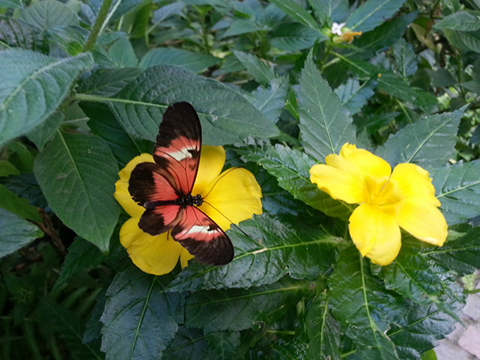
//> input picture openCv/source_saengneung_4.12.0/06장_예제/06장_1절/image/color_space.jpg, 480 x 360 px
$ ./conver_HSV   (built with g++ and OpenCV 4)
//> lines starting //> are read from the running program, lines starting //| are printed output that depends on the picture
//> further down, BGR_img is the input picture: 360 rows x 480 cols, CV_8UC3; mean B, G, R 63, 97.7, 76.2
#include <opencv2/opencv.hpp>
using namespace cv;
using namespace std;

void bgr2hsi(Mat img, Mat &hsv)
{
	hsv = Mat(img.size(), CV_32FC3);		//

	for (int i = 0; i < img.rows; i++) {
		for (int j = 0; j < img.cols; j++)
		{
			float B = img.at<Vec3b>(i, j)[0];
			float G = img.at<Vec3b>(i, j)[1];
			float R = img.at<Vec3b>(i, j)[2];

			float s = 1 - 3 * min(R, min(G, B)) / (R + B + G);
			float v = (R + G + B) / 3.0f;

			float tmp1 = ((R - G) + (R - B)) * 0.5f;
			float tmp2 = sqrt((R - G) * (R - B) + (G - B) * (G - B));
			float angle = (float)acos(tmp1 / tmp2) * (180.f / CV_PI);
			float h = (B <= G) ? angle : 360 - angle;

			hsv.at<Vec3f>(i, j) = Vec3f(h / 2, s * 255, v);
		}
	}
//> hsv: 360 rows x 480 cols, CV_32FC3; 0.01% of the values are NaN or infinite; the others: min 0, max 255, mean 78
	hsv.convertTo(hsv, CV_8U);
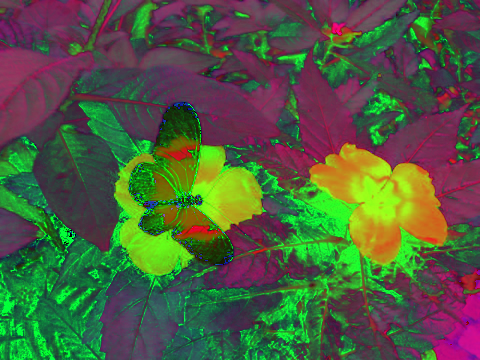
//> hsv: 360 rows x 480 cols, CV_8UC3; mean B, G, R 62.5, 92.5, 79
}

int main()
{
	Mat BGR_img = imread("../image/color_space.jpg", IMREAD_COLOR);
	CV_Assert(BGR_img.data);

	Mat HSI_img, HSV_img, hsi[3], hsv[3];

	bgr2hsi(BGR_img, HSI_img);
	cvtColor(BGR_img, HSV_img, COLOR_BGR2HSV);
//> HSV_img: 360 rows x 480 cols, CV_8UC3; mean H, S, V 62.4, 128.3, 102.5
	split(HSI_img, hsi);
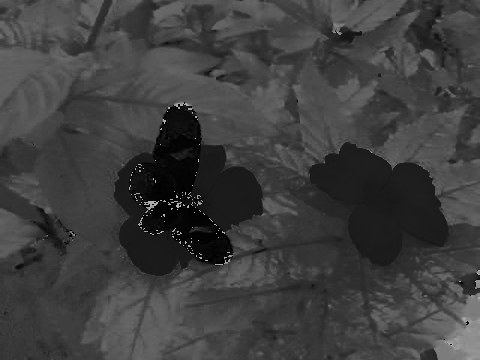
//> hsi[0]: 360 rows x 480 cols, CV_8UC1; min 0, max 180, mean 62.5
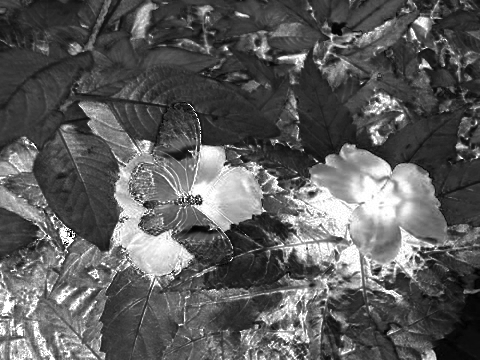
//> hsi[1]: 360 rows x 480 cols, CV_8UC1; min 0, max 255, mean 92.5
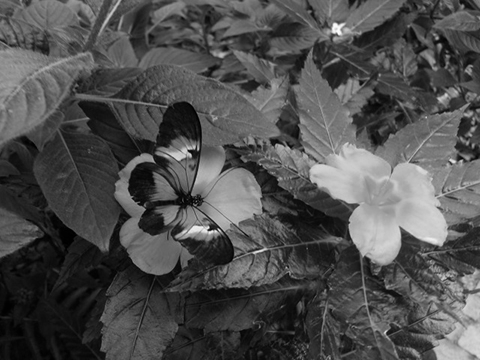
//> hsi[2]: 360 rows x 480 cols, CV_8UC1; min 0, max 252, mean 79
	split(HSV_img, hsv);
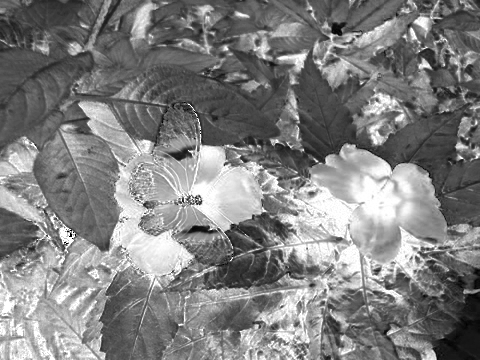
//> hsv[1]: 360 rows x 480 cols, CV_8UC1; min 0, max 255, mean 128.3
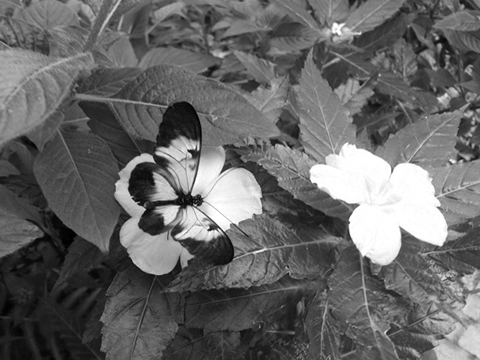
//> hsv[2]: 360 rows x 480 cols, CV_8UC1; min 0, max 255, mean 102.5

	imshow("BGR_img", BGR_img);
	imshow("Hue", hsi[0]);									// 사용자 정의함수 이용
	imshow("Saturation", hsi[1]);
	imshow("Intensity", hsi[2]);
	imshow("OpenCV_Hue", hsv[0]);						// OpenCV 제공함수 이용
	imshow("OpenCV_Saturation", hsv[1]);
	imshow("OpenCV_Value", hsv[2]);
	waitKey();
	return 0;
}

$ run again, with openCv/source_saengneung_4.12.0/06장_예제/06장_1절/image/color_model.jpg copied over openCv/source_saengneung_4.12.0/06장_예제/06장_1절/image/color_space.jpg
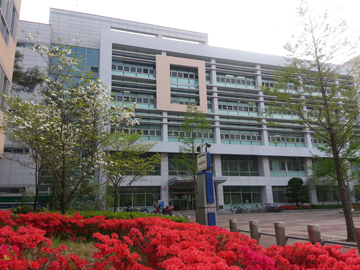
//> input picture openCv/source_saengneung_4.12.0/06장_예제/06장_1절/image/color_model.jpg, 360 x 270 px
//> BGR_img is the input picture: 270 rows x 360 cols, CV_8UC3; mean B, G, R 113, 116, 131.8
//> HSV_img: 270 rows x 360 cols, CV_8UC3; mean H, S, V 73.3, 64.2, 138
//> `split(HSV_img, hsv);`:
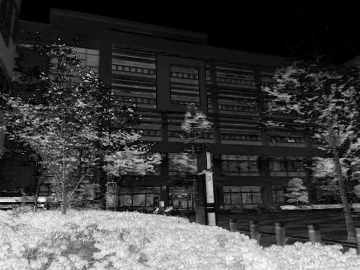
//> hsv[1]: 270 rows x 360 cols, CV_8UC1; min 0, max 255, mean 64.2
//> `split(HSV_img, hsv);`:
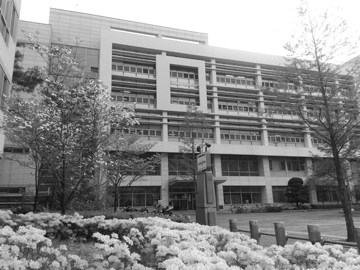
//> hsv[2]: 270 rows x 360 cols, CV_8UC1; min 11, max 255, mean 138

$ run again, with openCv/source_saengneung_4.12.0/06장_예제/06장_1절/image/contrast_test.jpg copied over openCv/source_saengneung_4.12.0/06장_예제/06장_1절/image/color_space.jpg
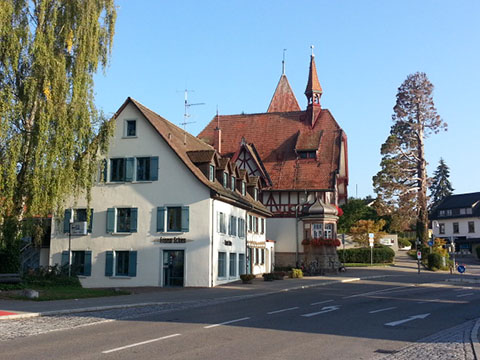
//> input picture openCv/source_saengneung_4.12.0/06장_예제/06장_1절/image/contrast_test.jpg, 480 x 360 px
//> BGR_img is the input picture: 360 rows x 480 cols, CV_8UC3; mean B, G, R 134.3, 128.7, 117.5
//> HSV_img: 360 rows x 480 cols, CV_8UC3; mean H, S, V 71.5, 78.6, 148.6
//> `split(HSV_img, hsv);`:
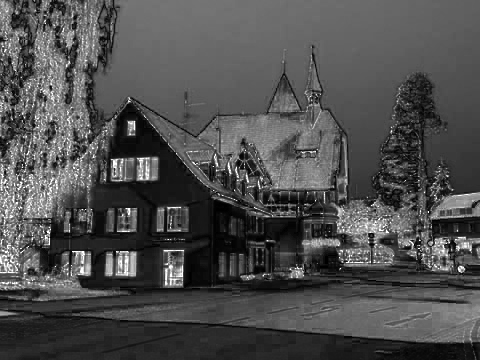
//> hsv[1]: 360 rows x 480 cols, CV_8UC1; min 0, max 255, mean 78.6
//> `split(HSV_img, hsv);`:
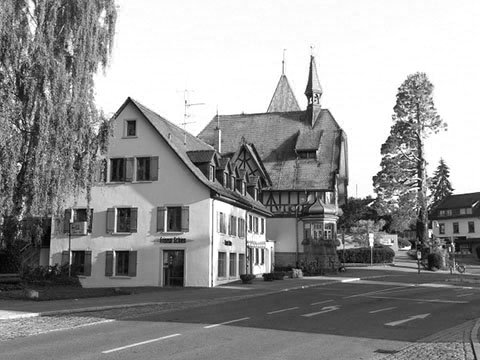
//> hsv[2]: 360 rows x 480 cols, CV_8UC1; min 0, max 255, mean 148.6

$ run again, with openCv/source_saengneung_4.12.0/06장_예제/06장_1절/image/equalize_test.jpg copied over openCv/source_saengneung_4.12.0/06장_예제/06장_1절/image/color_space.jpg
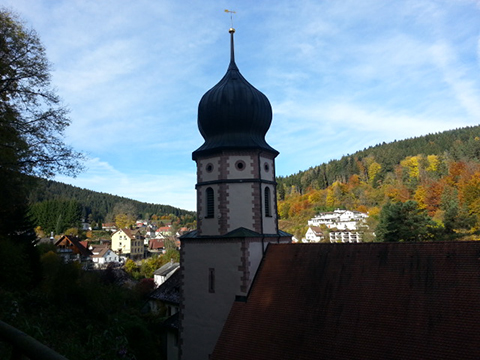
//> input picture openCv/source_saengneung_4.12.0/06장_예제/06장_1절/image/equalize_test.jpg, 480 x 360 px
//> BGR_img is the input picture: 360 rows x 480 cols, CV_8UC3; mean B, G, R 121.8, 112.6, 97.9
//> HSV_img: 360 rows x 480 cols, CV_8UC3; mean H, S, V 85.5, 93.4, 130.5
//> `split(HSV_img, hsv);`:
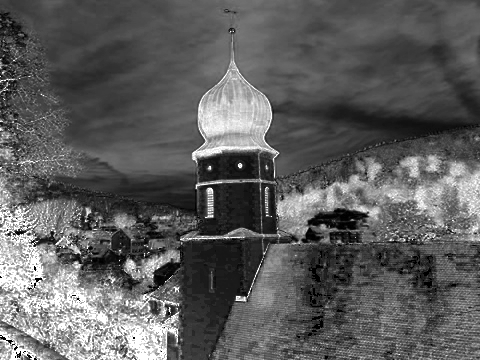
//> hsv[1]: 360 rows x 480 cols, CV_8UC1; min 0, max 255, mean 93.4
//> `split(HSV_img, hsv);`:
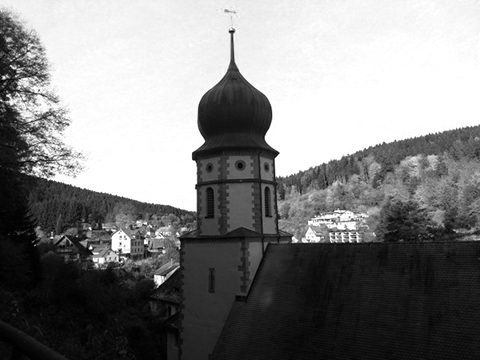
//> hsv[2]: 360 rows x 480 cols, CV_8UC1; min 0, max 255, mean 130.5
